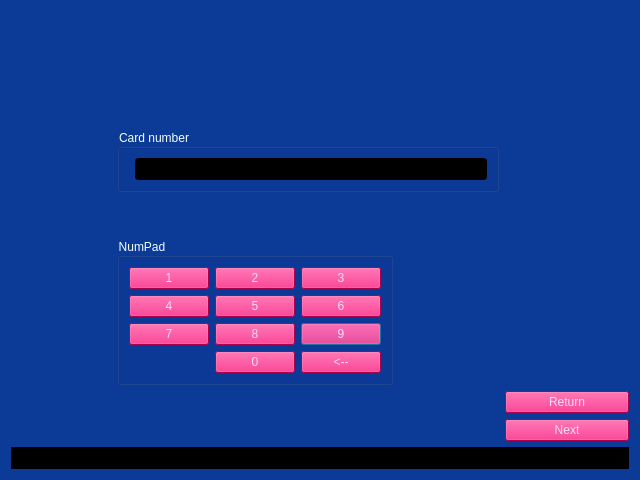
<?xml version="1.0" encoding="UTF-8"?>
<ui version="4.0">
 <class>SendCashUser</class>
 <widget class="QDialog" name="SendCashUser">
  <property name="geometry">
   <rect>
    <x>0</x>
    <y>0</y>
    <width>640</width>
    <height>480</height>
   </rect>
  </property>
  <property name="windowTitle">
   <string>Dialog</string>
  </property>
  <property name="styleSheet">
   <string notr="true">background-color: rgb(11, 58, 151);</string>
  </property>
  <layout class="QGridLayout" name="gridLayout">
   <item row="0" column="1">
    <spacer name="verticalSpacer_3">
     <property name="orientation">
      <enum>Qt::Vertical</enum>
     </property>
     <property name="sizeHint" stdset="0">
      <size>
       <width>20</width>
       <height>61</height>
      </size>
     </property>
    </spacer>
   </item>
   <item row="2" column="1">
    <spacer name="verticalSpacer">
     <property name="orientation">
      <enum>Qt::Vertical</enum>
     </property>
     <property name="sizeType">
      <enum>QSizePolicy::Fixed</enum>
     </property>
     <property name="sizeHint" stdset="0">
      <size>
       <width>20</width>
       <height>40</height>
      </size>
     </property>
    </spacer>
   </item>
   <item row="3" column="0">
    <spacer name="horizontalSpacer">
     <property name="orientation">
      <enum>Qt::Horizontal</enum>
     </property>
     <property name="sizeType">
      <enum>QSizePolicy::Fixed</enum>
     </property>
     <property name="sizeHint" stdset="0">
      <size>
       <width>100</width>
       <height>20</height>
      </size>
     </property>
    </spacer>
   </item>
   <item row="3" column="1" rowspan="2">
    <widget class="QGroupBox" name="groupBox_3">
     <property name="styleSheet">
      <string notr="true">color: rgb(246, 255, 255);</string>
     </property>
     <property name="title">
      <string>NumPad</string>
     </property>
     <layout class="QGridLayout" name="gridLayout_2">
      <item row="3" column="2">
       <widget class="QPushButton" name="btn_9">
        <property name="styleSheet">
         <string notr="true">font: 75 18pt &quot;MS Shell Dlg 2&quot;;background-color: rgb(238, 0, 104);
color: rgb(247, 222, 246);</string>
        </property>
        <property name="text">
         <string>9</string>
        </property>
       </widget>
      </item>
      <item row="1" column="0">
       <widget class="QPushButton" name="btn_1">
        <property name="styleSheet">
         <string notr="true">background-color: rgb(238, 0, 104);
color: rgb(247, 222, 246);
font: 75 18pt &quot;MS Shell Dlg 2&quot;;</string>
        </property>
        <property name="text">
         <string>1</string>
        </property>
       </widget>
      </item>
      <item row="1" column="1">
       <widget class="QPushButton" name="btn_2">
        <property name="styleSheet">
         <string notr="true">background-color: rgb(238, 0, 104);
color: rgb(247, 222, 246);
font: 75 18pt &quot;MS Shell Dlg 2&quot;;</string>
        </property>
        <property name="text">
         <string>2</string>
        </property>
       </widget>
      </item>
      <item row="3" column="0">
       <widget class="QPushButton" name="btn_7">
        <property name="styleSheet">
         <string notr="true">font: 75 18pt &quot;MS Shell Dlg 2&quot;;background-color: rgb(238, 0, 104);
color: rgb(247, 222, 246);</string>
        </property>
        <property name="text">
         <string>7</string>
        </property>
       </widget>
      </item>
      <item row="4" column="1">
       <widget class="QPushButton" name="btn_0">
        <property name="styleSheet">
         <string notr="true">font: 75 18pt &quot;MS Shell Dlg 2&quot;;background-color: rgb(238, 0, 104);
color: rgb(247, 222, 246);</string>
        </property>
        <property name="text">
         <string>0</string>
        </property>
       </widget>
      </item>
      <item row="4" column="2">
       <widget class="QPushButton" name="btn_del">
        <property name="styleSheet">
         <string notr="true">font: 75 18pt &quot;MS Shell Dlg 2&quot;;background-color: rgb(238, 0, 104);
color: rgb(247, 222, 246);</string>
        </property>
        <property name="text">
         <string>&lt;--</string>
        </property>
       </widget>
      </item>
      <item row="2" column="0">
       <widget class="QPushButton" name="btn_4">
        <property name="styleSheet">
         <string notr="true">font: 75 18pt &quot;MS Shell Dlg 2&quot;;background-color: rgb(238, 0, 104);
color: rgb(247, 222, 246);</string>
        </property>
        <property name="text">
         <string>4</string>
        </property>
       </widget>
      </item>
      <item row="2" column="1">
       <widget class="QPushButton" name="btn_5">
        <property name="styleSheet">
         <string notr="true">font: 75 18pt &quot;MS Shell Dlg 2&quot;;background-color: rgb(238, 0, 104);
color: rgb(247, 222, 246);</string>
        </property>
        <property name="text">
         <string>5</string>
        </property>
       </widget>
      </item>
      <item row="3" column="1">
       <widget class="QPushButton" name="btn_8">
        <property name="styleSheet">
         <string notr="true">font: 75 18pt &quot;MS Shell Dlg 2&quot;;background-color: rgb(238, 0, 104);
color: rgb(247, 222, 246);</string>
        </property>
        <property name="text">
         <string>8</string>
        </property>
       </widget>
      </item>
      <item row="2" column="2">
       <widget class="QPushButton" name="btn_6">
        <property name="styleSheet">
         <string notr="true">font: 75 18pt &quot;MS Shell Dlg 2&quot;;background-color: rgb(238, 0, 104);
color: rgb(247, 222, 246);</string>
        </property>
        <property name="text">
         <string>6</string>
        </property>
       </widget>
      </item>
      <item row="1" column="2">
       <widget class="QPushButton" name="btn_3">
        <property name="styleSheet">
         <string notr="true">background-color: rgb(238, 0, 104);
color: rgb(247, 222, 246);
font: 75 18pt &quot;MS Shell Dlg 2&quot;;</string>
        </property>
        <property name="text">
         <string>3</string>
        </property>
       </widget>
      </item>
     </layout>
    </widget>
   </item>
   <item row="4" column="2">
    <spacer name="horizontalSpacer_4">
     <property name="orientation">
      <enum>Qt::Horizontal</enum>
     </property>
     <property name="sizeType">
      <enum>QSizePolicy::Fixed</enum>
     </property>
     <property name="sizeHint" stdset="0">
      <size>
       <width>100</width>
       <height>20</height>
      </size>
     </property>
    </spacer>
   </item>
   <item row="5" column="3">
    <widget class="QPushButton" name="pushButton_28">
     <property name="styleSheet">
      <string notr="true">font: 75 14pt &quot;MS Shell Dlg 2&quot;;background-color: rgb(238, 0, 104);
color: rgb(247, 222, 246);</string>
     </property>
     <property name="text">
      <string>Return</string>
     </property>
    </widget>
   </item>
   <item row="6" column="3">
    <widget class="QPushButton" name="pushButton_16">
     <property name="styleSheet">
      <string notr="true">font: 75 14pt &quot;MS Shell Dlg 2&quot;;background-color: rgb(238, 0, 104);
color: rgb(247, 222, 246);</string>
     </property>
     <property name="text">
      <string>Next</string>
     </property>
    </widget>
   </item>
   <item row="7" column="0" colspan="4">
    <widget class="QLabel" name="lError">
     <property name="font">
      <font>
       <family>MS Shell Dlg 2</family>
       <pointsize>14</pointsize>
       <weight>9</weight>
       <italic>false</italic>
       <bold>false</bold>
      </font>
     </property>
     <property name="styleSheet">
      <string notr="true">background-color: rgb(0, 0, 0);
color: rgb(0, 255, 0);
font: 75 14pt &quot;MS Shell Dlg 2&quot;;</string>
     </property>
     <property name="text">
      <string/>
     </property>
    </widget>
   </item>
   <item row="1" column="1" colspan="2">
    <widget class="QGroupBox" name="groupBox">
     <property name="sizePolicy">
      <sizepolicy hsizetype="Preferred" vsizetype="Minimum">
       <horstretch>0</horstretch>
       <verstretch>0</verstretch>
      </sizepolicy>
     </property>
     <property name="styleSheet">
      <string notr="true">color: rgb(246, 255, 255);</string>
     </property>
     <property name="title">
      <string>Card number</string>
     </property>
     <layout class="QFormLayout" name="formLayout">
      <item row="0" column="1">
       <widget class="QLineEdit" name="eCard">
        <property name="sizePolicy">
         <sizepolicy hsizetype="Preferred" vsizetype="Preferred">
          <horstretch>0</horstretch>
          <verstretch>75</verstretch>
         </sizepolicy>
        </property>
        <property name="styleSheet">
         <string notr="true">background-color: rgb(0, 0, 0);
color: rgb(0, 255, 0);
font: 75 14pt &quot;MS Shell Dlg 2&quot;;</string>
        </property>
        <property name="alignment">
         <set>Qt::AlignCenter</set>
        </property>
       </widget>
      </item>
     </layout>
    </widget>
   </item>
  </layout>
 </widget>
 <resources/>
 <connections/>
</ui>
